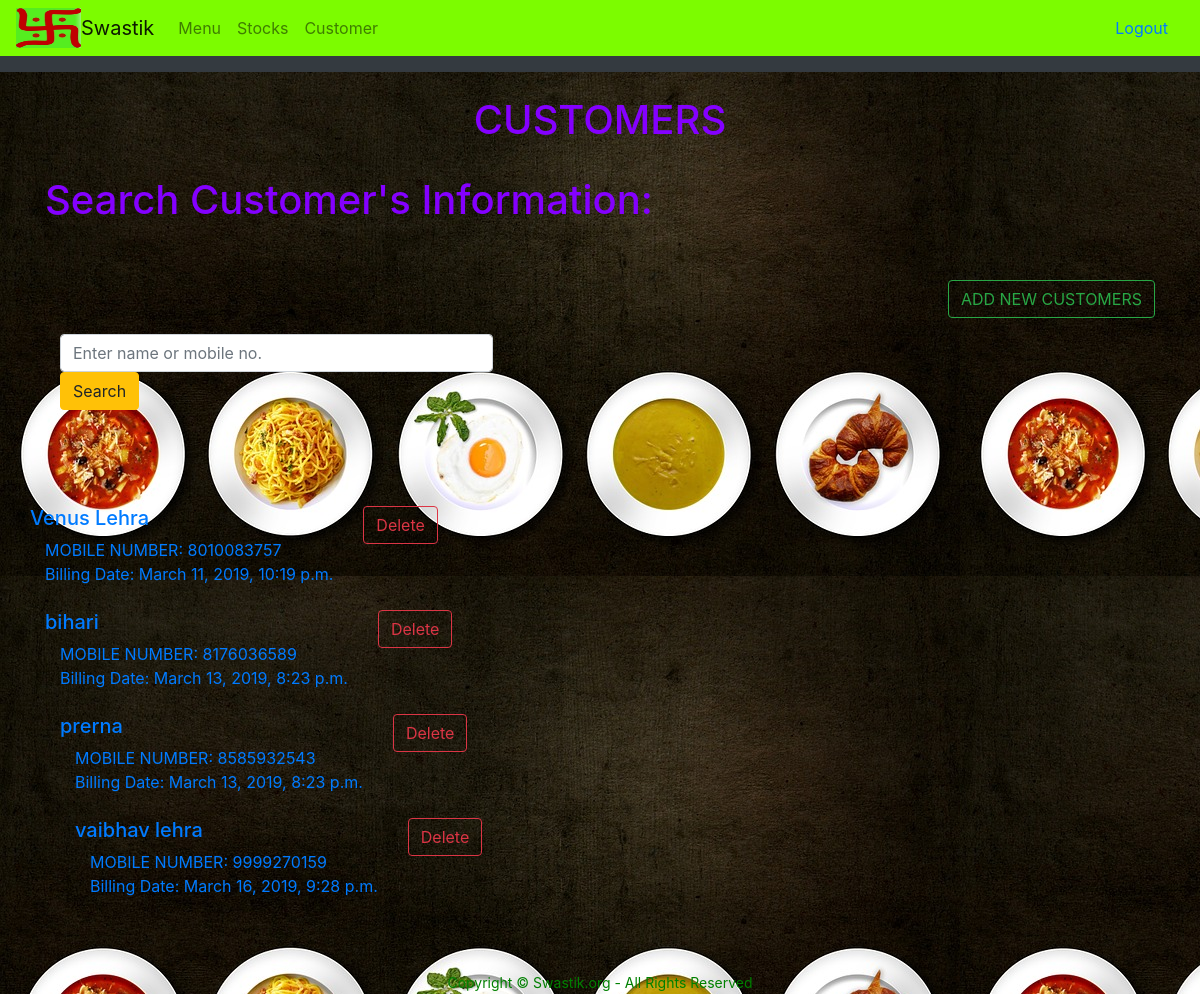
The page /customers/ (signed in) on the database its author committed.
### customers/models.py (models this page shows, shortened)
class Customer(models.Model):
	name   = models.CharField(max_length = 35)
	mobile_number   = models.CharField(max_length=12, unique=True)
	address = models.TextField(blank=True, null=True)
	male = models.BooleanField(default=True)
	female = models.BooleanField(default=False)
	gym   = models.CharField(max_length=35)
	order  = models.ManyToManyField(Menu, related_name="order", blank=True)
	summary = models.CharField(max_length=200,blank=True)
	qty    = models.DecimalField(decimal_places=1, max_digits=100)
	total    = models.DecimalField(default=00, decimal_places=2, max_digits=10000)
	subtotal    = models.DecimalField(default=00, decimal_places=2, max_digits=10000)
	amount_paid =  models.DecimalField(decimal_places=2, max_digits=10000)
	date_cust = models.DateTimeField(default=datetime.now(), blank=True)
	def get_absolute_url(self):
		return reverse("cust_details", kwargs={"id": self.id})
	def delete_cust(self):
		return reverse("del_cust_main", kwargs={"id": self.id})

### customers/views.py (the view)
# urls.py: path('customers/', include('customers.urls')),
@login_required
def customers(request):
	if request.method== 'POST':
		srch = request.POST['srh']
		if srch:
			match = Customer.objects.filter(Q(mobile_number__iexact=srch)|
				                            Q(date_cust__icontains=srch)|
				                            Q(name__icontains=srch)
				                            )
			if match: #and match1:
				context = {
					'sr':match,
				}
				return render(request, 'customer/customers.html', context)
			else:
				return redirect('add_customers')
		else:
			return redirect('customers')
		return render(request, 'customer/customers.html')
	else:
		cust = Customer.objects.all()
		context = {
			'cust':cust,
		}
		return render(request, 'customer/customers.html', context)

### templates/customer/customers.html (shortened to what this page needs)
{% extends 'base.html' %}
{% load static %}
{% block content %}
 <center><h1>CUSTOMERS </h1><br/></center>
 <!DOCTYPE html>
<html>
<head>
	<link rel="stylesheet" type="text/css" href="/static/css/bootstrap.min.css">
</head>
<body>
<div class="heading">
<h1>Search Customer's Information: </h1><br/><br/>
<p align="right">
<a href="{% url 'add_customers' %}"><button type="button" class="btn btn-outline-success">ADD NEW CUSTOMERS</button></a>
 </p>
<form method="post" action="{% url 'customers' %}">
	<div class="form-group">
		<div class="col-lg-5">
	<input type="text" name="srh" class="form-control" placeholder="Enter name or mobile no. "/>
		</div>
		<label class="col-lg-2">
			<button type="submit" class="btn btn-warning">Search</button>
		</label>
	</div>
</form><br/><br/>
<br/>
     </div>
</div>
</body>
</html>
   {% for k in cust %}
<div class="container">
    <div class="row">
        <div class="col">
            <div style="color: black">
                <div class="row">
                    <a href="{{ k.get_absolute_url }}">
                            <h5>{{ k.name }}</h5>
                        <div class="col">MOBILE NUMBER:
                            {{ k.mobile_number }}
                        </div>
                        <div class="col">Billing Date:
                             {{ k.date_cust }}
                        </div>
                    </a>
                        <div class="col"><a href="{{ k.delete_cust }}"><button type="button" class="btn btn-outline-danger">Delete</button></a>
                </div>
            </div>
        </div>
    </div>
</div>
  <br/>
            {% endfor %}
{% endblock %}

### rows shown on the page
Customer: name "Venus Lehra", mobile_number "8010083757", date_cust "March 11, 2019, 10:19 p.m."
Customer: name "bihari", mobile_number "8176036589", date_cust "March 13, 2019, 8:23 p.m."
Customer: name "prerna", mobile_number "8585932543", date_cust "March 13, 2019, 8:23 p.m."
Customer: name "vaibhav lehra", mobile_number "9999270159", date_cust "March 16, 2019, 9:28 p.m."
